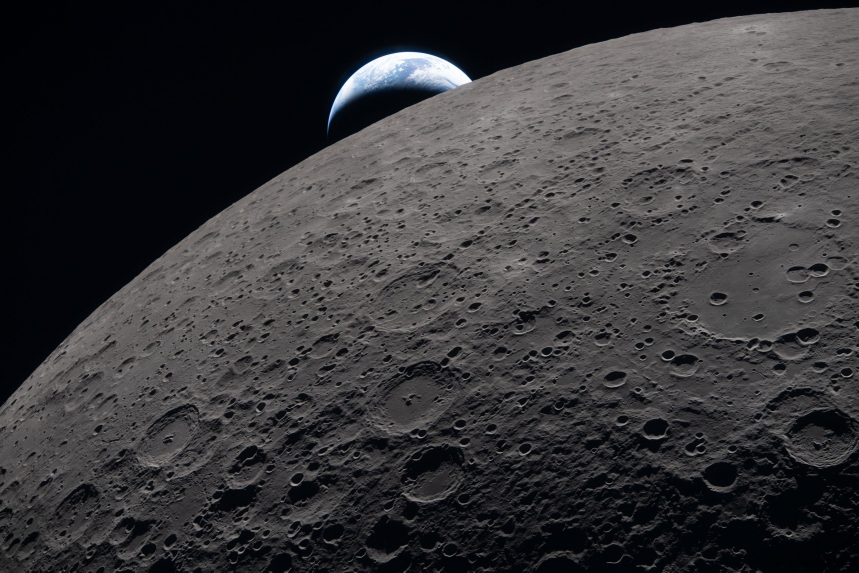
#> input picture pacotes/duiaos-identidade/raiz/usr/share/duiaos/papel-de-parede/lua.jpg, 2576 x 1717 px (shown at 1/3 size)
$ python gerar-tema.py
#> lines starting #> are read from the running program, lines starting #| are printed output that depends on the picture
#!/usr/bin/env python3
"""DuiaOS — gera o tema do menu de boot da ISO (GRUB, para UEFI e Macs/máquinas virtuais, e o menu BIOS).

Saída (vai para a ISO pelo live-build, em includes.binary):
  build/config/includes.binary/boot/grub/duiaos/   theme.txt, fundo.jpg, marca.png, ícones, fontes .pf2
  build/config/includes.binary/isolinux/duiaos-fundo.png   fundo do menu BIOS (1024x768)

Precisa de: Pillow, cairosvg, grub-mkfont (pacote grub-common) e as fontes Inter e Manrope instaladas.
  python3 branding/grub/gerar-tema.py [--chroot /srv/trixie]
O menu (as duas opções) é escrito no build por build/config/hooks/normal/0600-duiaos-menu-boot.hook.binary.
"""
import argparse
import io
import shlex
import subprocess
import sys
from pathlib import Path

import cairosvg
from PIL import Image, ImageDraw, ImageFilter, ImageFont

RAIZ = Path(__file__).resolve().parents[2]
DESTINO = RAIZ / "build/config/includes.binary/boot/grub/duiaos"
ISOLINUX = RAIZ / "build/config/includes.binary/isolinux"
LUA = RAIZ / "pacotes/duiaos-identidade/raiz/usr/share/duiaos/papel-de-parede/lua.jpg"
FONTES = {
    "inter-regular": "/usr/share/fonts/opentype/inter/Inter-Regular.otf",
    "inter-semibold": "/usr/share/fonts/opentype/inter/Inter-SemiBold.otf",
    "manrope-extrabold": "/usr/share/fonts/truetype/manrope/Manrope-ExtraBold.ttf",
}
SIMBOLO = """<svg xmlns="http://www.w3.org/2000/svg" viewBox="12 8 104 104">
  <defs><linearGradient id="t" x1="0" y1="0" x2="1" y2="1"><stop offset="0" stop-color="#FFFFFF"/><stop offset="1" stop-color="#C9D6FF"/></linearGradient>
  <radialGradient id="p" cx="0.4" cy="0.35" r="0.7"><stop offset="0" stop-color="#7DF3FF"/><stop offset="1" stop-color="#3D7BFF"/></radialGradient></defs>
  <path d="M58 100H28V20H58A40 40 0 0 1 95.59 73.68" fill="none" stroke="url(#t)" stroke-width="14" stroke-linecap="round" stroke-linejoin="round"/>
  <circle cx="80.94" cy="92.77" r="8" fill="url(#p)"/></svg>"""
ICONES = {
    # Instalar: um disco com a seta entrando
    "instalar": """<svg xmlns="http://www.w3.org/2000/svg" viewBox="0 0 24 24"><g fill="none" stroke="#FFFFFF" stroke-width="1.8" stroke-linecap="round" stroke-linejoin="round">
      <path d="M12 3v9M8.5 8.5L12 12l3.5-3.5"/><rect x="3.5" y="14" width="17" height="6.5" rx="2"/><path d="M16.5 17.3h.01"/></g></svg>""",
    # Carregar: o símbolo de "experimentar" (um play dentro do círculo)
    "carregar": """<svg xmlns="http://www.w3.org/2000/svg" viewBox="0 0 24 24"><g fill="none" stroke="#FFFFFF" stroke-width="1.8" stroke-linecap="round" stroke-linejoin="round">
      <circle cx="12" cy="12" r="8.5"/><path d="M10.2 8.8l5 3.2-5 3.2z"/></g></svg>""",
}


def svg_png(svg, tamanho):
    return Image.open(io.BytesIO(cairosvg.svg2png(bytestring=svg.encode(), output_width=tamanho, output_height=tamanho))).convert("RGBA")


def fundo(largura, altura, escurecer=0.58):
    """A Lua, recortada para a tela, escurecida e com as bordas mais escuras."""
#> called with largura = 1920, altura = 1080, escurecer = 0.58
    foto = Image.open(LUA).convert("RGB")
#> foto is the input picture: PIL image 2576x1717 RGB; mean R, G, B 56.1, 55.4, 57.6
    escala = max(largura / foto.width, altura / foto.height)
#> escala = 0.745
    foto = foto.resize((round(foto.width * escala), round(foto.height * escala)), Image.LANCZOS)
#> foto: PIL image 1920x1280 RGB
    x, y = (foto.width - largura) // 2, (foto.height - altura) // 2
#> x = 0; y = 100
    foto = foto.crop((x, y, x + largura, y + altura))
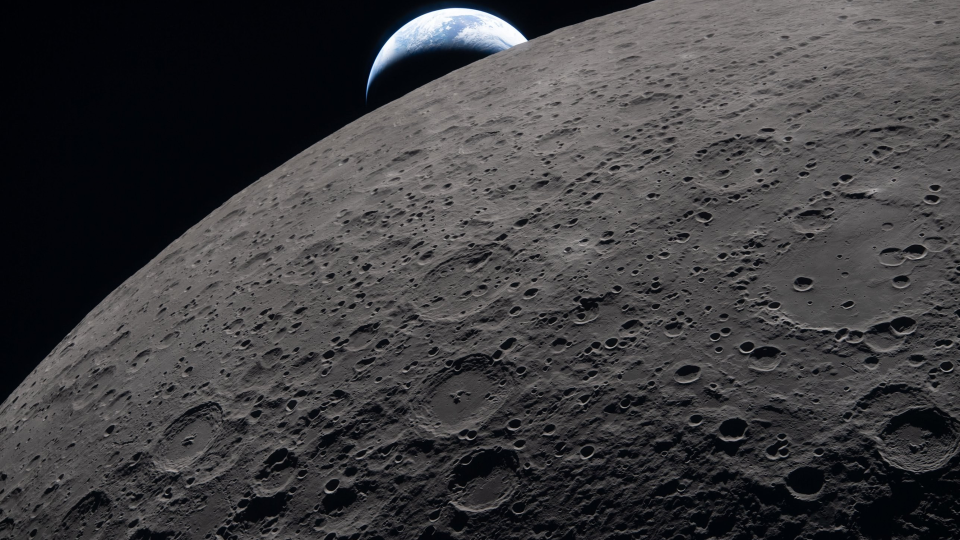
#> foto: PIL image 1920x1080 RGB (shown at 1/2 size); mean R, G, B 62.5, 61.5, 63.4
    noite = Image.new("RGB", (largura, altura), (7, 11, 24))
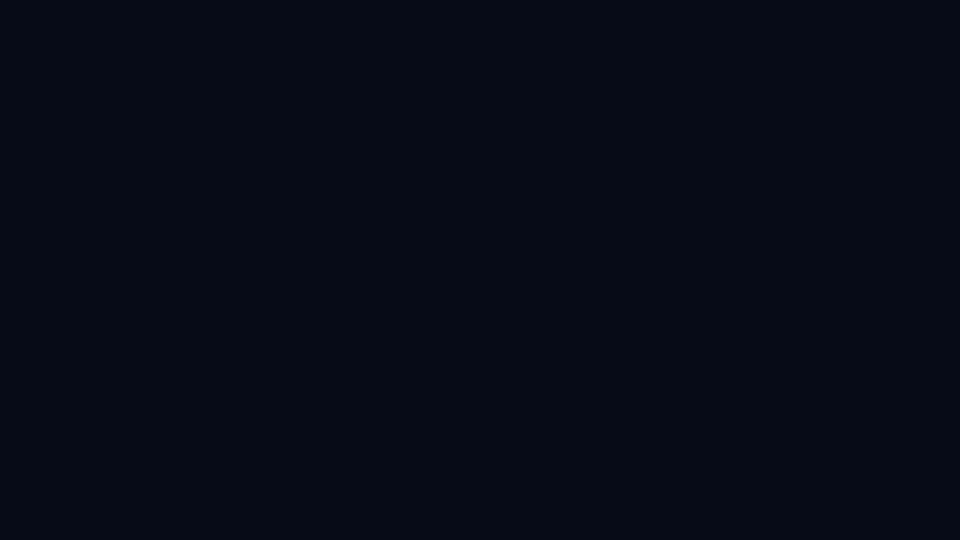
#> noite: PIL image 1920x1080 RGB (shown at 1/2 size); mean R, G, B 7, 11, 24
    foto = Image.blend(foto, noite, escurecer)
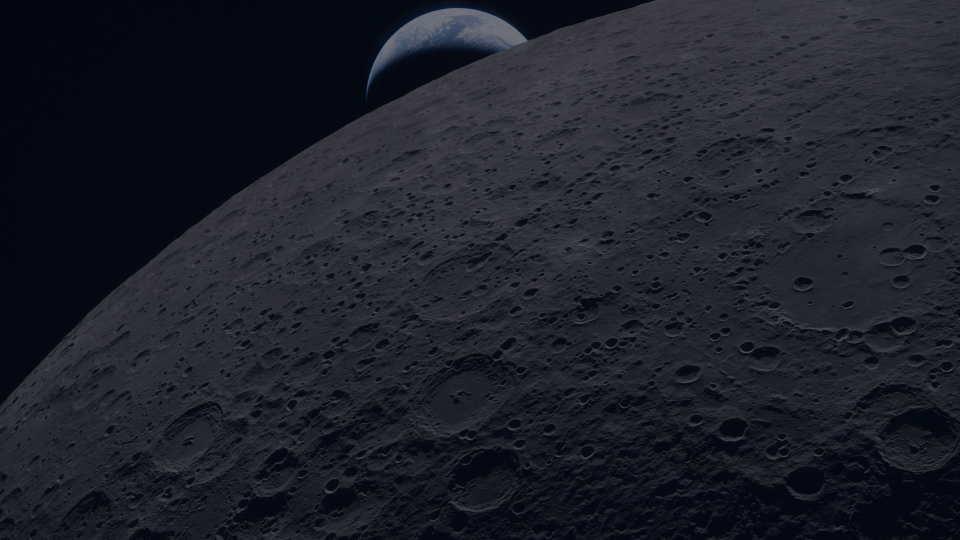
#> foto: PIL image 1920x1080 RGB (shown at 1/2 size); mean R, G, B 29.8, 31.8, 40.1
    # vinheta: escurece em cima e embaixo, para o texto ficar legível
    mascara = Image.new("L", (largura, altura), 0)
#> mascara: PIL image 1920x1080 L; every value is 0
    d = ImageDraw.Draw(mascara)
    for i in range(altura):
        t = i / altura
        v = int(255 * max(0.0, (abs(t - 0.52) - 0.18) / 0.34) ** 1.4) if abs(t - 0.52) > 0.18 else 0
        d.line([(0, i), (largura, i)], fill=min(255, v))
    return Image.composite(noite, foto, mascara.filter(ImageFilter.GaussianBlur(30)))
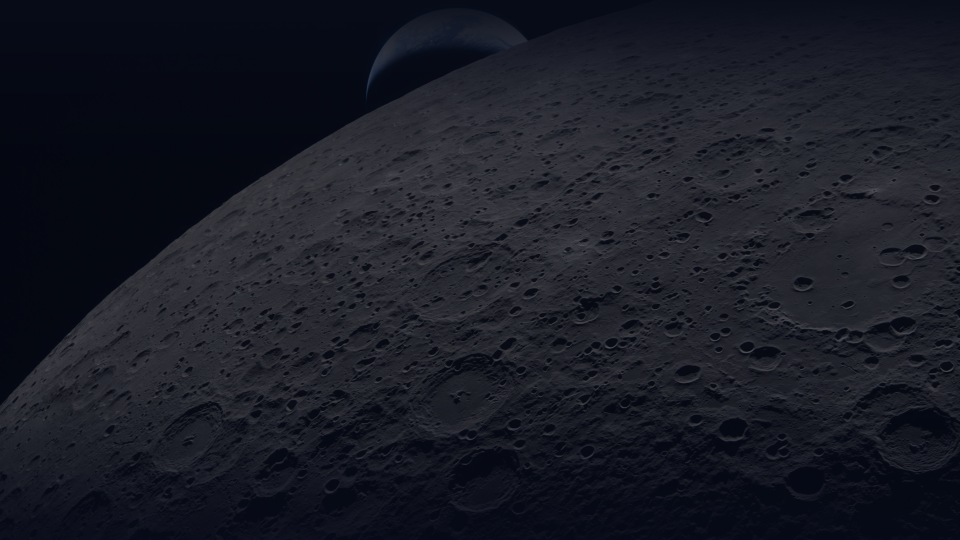
#> returned value: PIL image 1920x1080 RGB (shown at 1/2 size); mean R, G, B 25.1, 27.4, 36.8


def marca(destino):
    """O símbolo e o nome DuiaOS, numa imagem só (o GRUB não desenha SVG)."""
    simbolo = svg_png(SIMBOLO, 132)
    fonte = ImageFont.truetype(FONTES["manrope-extrabold"], 58)
    caixa = fonte.getbbox("DuiaOS")
    largura = max(simbolo.width, caixa[2]) + 40
    imagem = Image.new("RGBA", (largura, 132 + 26 + 72), (0, 0, 0, 0))
    imagem.alpha_composite(simbolo, ((largura - simbolo.width) // 2, 0))
    ImageDraw.Draw(imagem).text(((largura - caixa[2]) // 2, 132 + 22), "DuiaOS", font=fonte, fill=(255, 255, 255, 255))
    imagem.save(destino)
    return imagem.size


def caixa_9(prefixo, raio, preenchimento, borda, largura_borda):
    """Uma caixa de cantos redondos em 9 pedaços (o GRUB estica as bordas e o meio)."""
    lado = raio * 2 + 4
    img = Image.new("RGBA", (lado * 4, lado * 4), (0, 0, 0, 0))
    ImageDraw.Draw(img).rounded_rectangle([0, 0, img.width - 1, img.height - 1], radius=raio * 4,
                                          fill=preenchimento, outline=borda, width=largura_borda * 4)
    img = img.resize((lado, lado), Image.LANCZOS)
    c = raio + 1
    partes = {"nw": (0, 0, c, c), "n": (c, 0, lado - c, c), "ne": (lado - c, 0, lado, c),
              "w": (0, c, c, lado - c), "c": (c, c, lado - c, lado - c), "e": (lado - c, c, lado, lado - c),
              "sw": (0, lado - c, c, lado), "s": (c, lado - c, lado - c, lado), "se": (lado - c, lado - c, lado, lado)}
    for nome, area in partes.items():
        img.crop(area).save(DESTINO / f"{prefixo}_{nome}.png")


def fontes_pf2(grub_mkfont, raiz_chroot=""):
    """Fontes do GRUB (.pf2). Com --chroot, o grub-mkfont roda dentro dele (fontes e saída lá dentro)."""
    for nome, tamanho, arquivo in (("Inter Regular", 16, "inter-regular"), ("Inter Regular", 18, "inter-regular"),
                                   ("Inter SemiBold", 24, "inter-semibold")):
        final = DESTINO / f"{arquivo}-{tamanho}.pf2"
        saida = f"/tmp/{final.name}" if raiz_chroot else str(final)
        comando = (["chroot", raiz_chroot] if raiz_chroot else []) + shlex.split(grub_mkfont)
        subprocess.run(comando + ["-s", str(tamanho), "-n", nome, "-o", saida, FONTES[arquivo]], check=True)
        if raiz_chroot:
            Path(raiz_chroot + saida).replace(final)


TEMA = """# DuiaOS — tema do menu de boot da ISO (gerado por branding/grub/gerar-tema.py)
title-text: ""
desktop-image: "fundo.jpg"
desktop-image-scale-method: "crop"
desktop-color: "#070B18"
message-font: "Inter Regular 18"
message-color: "#EEF2FF"
terminal-font: "Inter Regular 16"
terminal-box: "terminal_*.png"
terminal-left: "0"
terminal-top: "100%-24"
terminal-width: "100%"
terminal-height: "24"

+ image {
    file = "marca.png"
    left = 50%-{meia_marca}
    top = 50%-{acima_marca}
}

+ boot_menu {
    left = 50%-310
    top = 50%+22
    width = 620
    height = 200
    item_font = "Inter SemiBold 24"
    selected_item_font = "Inter SemiBold 24"
    item_color = "#B9C3E6"
    selected_item_color = "#FFFFFF"
    item_height = 52
    item_spacing = 48
    item_padding = 4
    icon_width = 36
    icon_height = 36
    item_icon_space = 20
    item_pixmap_style = "item_*.png"
    selected_item_pixmap_style = "escolhido_*.png"
    scrollbar = false
}

+ label {
    id = "__timeout__"
    left = 0
    top = 100%-92
    width = 100%
    align = "center"
    font = "Inter Regular 18"
    color = "#A7B2D6"
    text = "Começa sozinho em %d s"
}

+ label {
    left = 0
    top = 100%-58
    width = 100%
    align = "center"
    font = "Inter Regular 16"
    color = "#6F7AA3"
    text = "Use as setas para escolher e Enter para começar"
}
"""


def main():
    argumentos = argparse.ArgumentParser(description=__doc__.splitlines()[0])
    argumentos.add_argument("--grub-mkfont", default="grub-mkfont", help="comando do grub-mkfont")
    argumentos.add_argument("--chroot", default="", help="roda o grub-mkfont dentro deste chroot (ex.: /srv/trixie)")
    opcoes = argumentos.parse_args()
    DESTINO.mkdir(parents=True, exist_ok=True)
    (DESTINO / "icons").mkdir(exist_ok=True)
    ISOLINUX.mkdir(parents=True, exist_ok=True)

    fundo(1920, 1080).save(DESTINO / "fundo.jpg", quality=86, optimize=True, progressive=False)
    largura, altura = marca(DESTINO / "marca.png")
    for nome, svg in ICONES.items():
        svg_png(svg, 36).save(DESTINO / "icons" / f"{nome}.png")
    caixa_9("item", 18, (255, 255, 255, 14), (255, 255, 255, 34), 1)
    caixa_9("escolhido", 18, (61, 91, 255, 70), (125, 160, 255, 230), 2)
    # Caixa do terminal invisível: ao carregar o sistema, o GRUB mostra o terminal; fica só o fundo
    caixa_9("terminal", 12, (0, 0, 0, 0), (0, 0, 0, 0), 1)
    fontes_pf2(opcoes.grub_mkfont, opcoes.chroot)
    (DESTINO / "theme.txt").write_text(TEMA.replace("{meia_marca}", str(largura // 2)).replace("{acima_marca}", str(altura + 40)))

    # Menu BIOS (isolinux/vesamenu): 1024x768, com a marca no alto
    bios = fundo(1024, 768, 0.62).convert("RGBA")
    m = Image.open(DESTINO / "marca.png").convert("RGBA")
    m = m.resize((m.width * 2 // 3, m.height * 2 // 3), Image.LANCZOS)
    bios.alpha_composite(m, ((1024 - m.width) // 2, 150))
    bios.convert("RGB").save(ISOLINUX / "duiaos-fundo.png", optimize=True)
    print("tema gerado em", DESTINO.relative_to(RAIZ))
    return 0


if __name__ == "__main__":
    sys.exit(main())
#> (the call stopped at in svg_png, `return Image.open(io.BytesIO(cairosvg.svg2png(bytestring=svg.encode(),..`: cairosvg is not available in this run)
